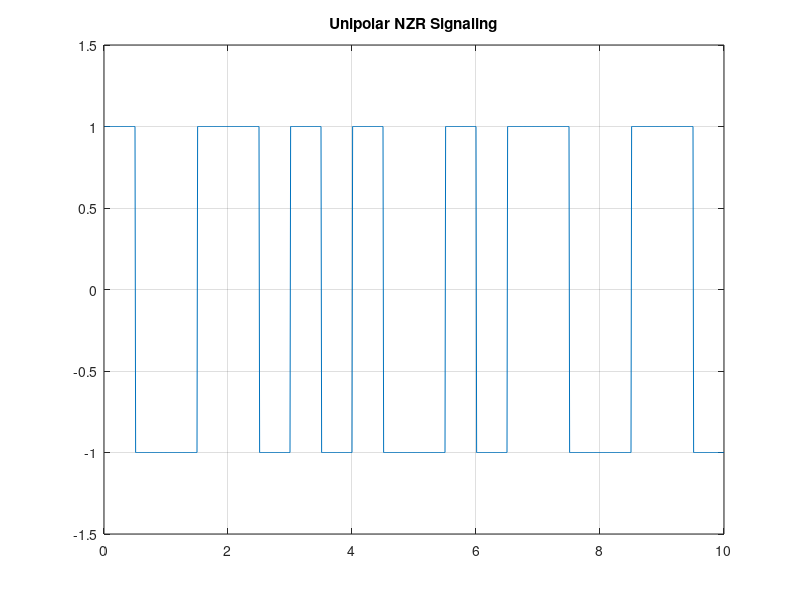

The MATLAB source for this figure:
clc;
clear all;
close all;
N=10; %Number of bits
n=[1 0 1 1 1 0 0 1 0 1]; %Random bit generation
disp(n);
%Mapping Function
for m=1:N
    if n(m)==1
        nn(m)=1;
    else
        nn(m)=-1;
    end
end
%Signal Shaping
i=1;
y=[];
t=.01:0.01:N; %100 Times duration set up for a single binary bit
for j=1:N %Indexing set-up for time duration
    for xx=1:50
        pp(xx)= nn(j);
    end
    for xx=51:100
        pp(xx)= -nn(j);
    end
    y=[y pp];
end
plot(t,y);
axis([0,N,-1.5,1.5]); %Axis set-up
grid on;
title("Unipolar NZR Signaling");
